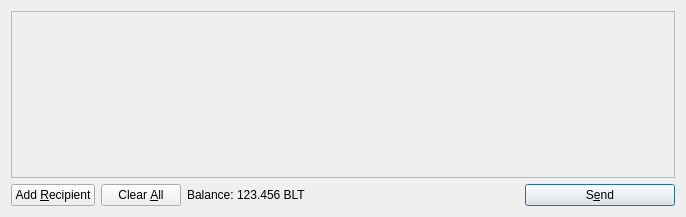
<?xml version="1.0" encoding="UTF-8"?>
<ui version="4.0">
 <class>SendCoinsDialog</class>
 <widget class="QDialog" name="SendCoinsDialog">
  <property name="geometry">
   <rect>
    <x>0</x>
    <y>0</y>
    <width>686</width>
    <height>217</height>
   </rect>
  </property>
  <property name="windowTitle">
   <string>Send Coins</string>
  </property>
  <layout class="QVBoxLayout" name="verticalLayout">
   <item>
    <widget class="QScrollArea" name="scrollArea">
     <property name="widgetResizable">
      <bool>true</bool>
     </property>
     <widget class="QWidget" name="scrollAreaWidgetContents">
      <property name="geometry">
       <rect>
        <x>0</x>
        <y>0</y>
        <width>666</width>
        <height>165</height>
       </rect>
      </property>
      <layout class="QVBoxLayout" name="verticalLayout_2">
       <property name="margin">
        <number>0</number>
       </property>
       <item>
        <layout class="QVBoxLayout" name="entries">
         <property name="spacing">
          <number>6</number>
         </property>
        </layout>
       </item>
       <item>
        <spacer name="verticalSpacer">
         <property name="orientation">
          <enum>Qt::Vertical</enum>
         </property>
         <property name="sizeHint" stdset="0">
          <size>
           <width>20</width>
           <height>40</height>
          </size>
         </property>
        </spacer>
       </item>
      </layout>
     </widget>
    </widget>
   </item>
   <item>
    <layout class="QHBoxLayout" name="horizontalLayout">
     <item>
      <widget class="QPushButton" name="addButton">
       <property name="toolTip">
        <string>Send to multiple recipients at once</string>
       </property>
       <property name="text">
        <string>Add &amp;Recipient</string>
       </property>
       <property name="icon">
        <iconset resource="../bitcoin.qrc">
         <normaloff>:/icons/add</normaloff>:/icons/add</iconset>
       </property>
       <property name="autoDefault">
        <bool>false</bool>
       </property>
      </widget>
     </item>
     <item>
      <widget class="QPushButton" name="clearButton">
       <property name="sizePolicy">
        <sizepolicy hsizetype="Minimum" vsizetype="Fixed">
         <horstretch>0</horstretch>
         <verstretch>0</verstretch>
        </sizepolicy>
       </property>
       <property name="toolTip">
        <string>Remove all transaction fields</string>
       </property>
       <property name="text">
        <string>Clear &amp;All</string>
       </property>
       <property name="icon">
        <iconset resource="../bitcoin.qrc">
         <normaloff>:/icons/remove</normaloff>:/icons/remove</iconset>
       </property>
       <property name="autoRepeatDelay">
        <number>300</number>
       </property>
       <property name="autoDefault">
        <bool>false</bool>
       </property>
      </widget>
     </item>
     <item>
      <layout class="QHBoxLayout" name="horizontalLayout_2">
       <property name="spacing">
        <number>3</number>
       </property>
       <item>
        <widget class="QLabel" name="label">
         <property name="text">
          <string>Balance:</string>
         </property>
        </widget>
       </item>
       <item>
        <widget class="QLabel" name="labelBalance">
         <property name="cursor">
          <cursorShape>IBeamCursor</cursorShape>
         </property>
         <property name="text">
          <string>123.456 BLT</string>
         </property>
         <property name="textInteractionFlags">
          <set>Qt::LinksAccessibleByMouse|Qt::TextSelectableByKeyboard|Qt::TextSelectableByMouse</set>
         </property>
        </widget>
       </item>
      </layout>
     </item>
     <item>
      <spacer name="horizontalSpacer">
       <property name="orientation">
        <enum>Qt::Horizontal</enum>
       </property>
       <property name="sizeHint" stdset="0">
        <size>
         <width>40</width>
         <height>20</height>
        </size>
       </property>
      </spacer>
     </item>
     <item>
      <widget class="QPushButton" name="sendButton">
       <property name="minimumSize">
        <size>
         <width>150</width>
         <height>0</height>
        </size>
       </property>
       <property name="toolTip">
        <string>Confirm the send action</string>
       </property>
       <property name="text">
        <string>S&amp;end</string>
       </property>
       <property name="icon">
        <iconset resource="../bitcoin.qrc">
         <normaloff>:/icons/send</normaloff>:/icons/send</iconset>
       </property>
       <property name="default">
        <bool>true</bool>
       </property>
      </widget>
     </item>
    </layout>
   </item>
  </layout>
 </widget>
 <resources>
  <include location="../bitcoin.qrc"/>
 </resources>
 <connections/>
</ui>
